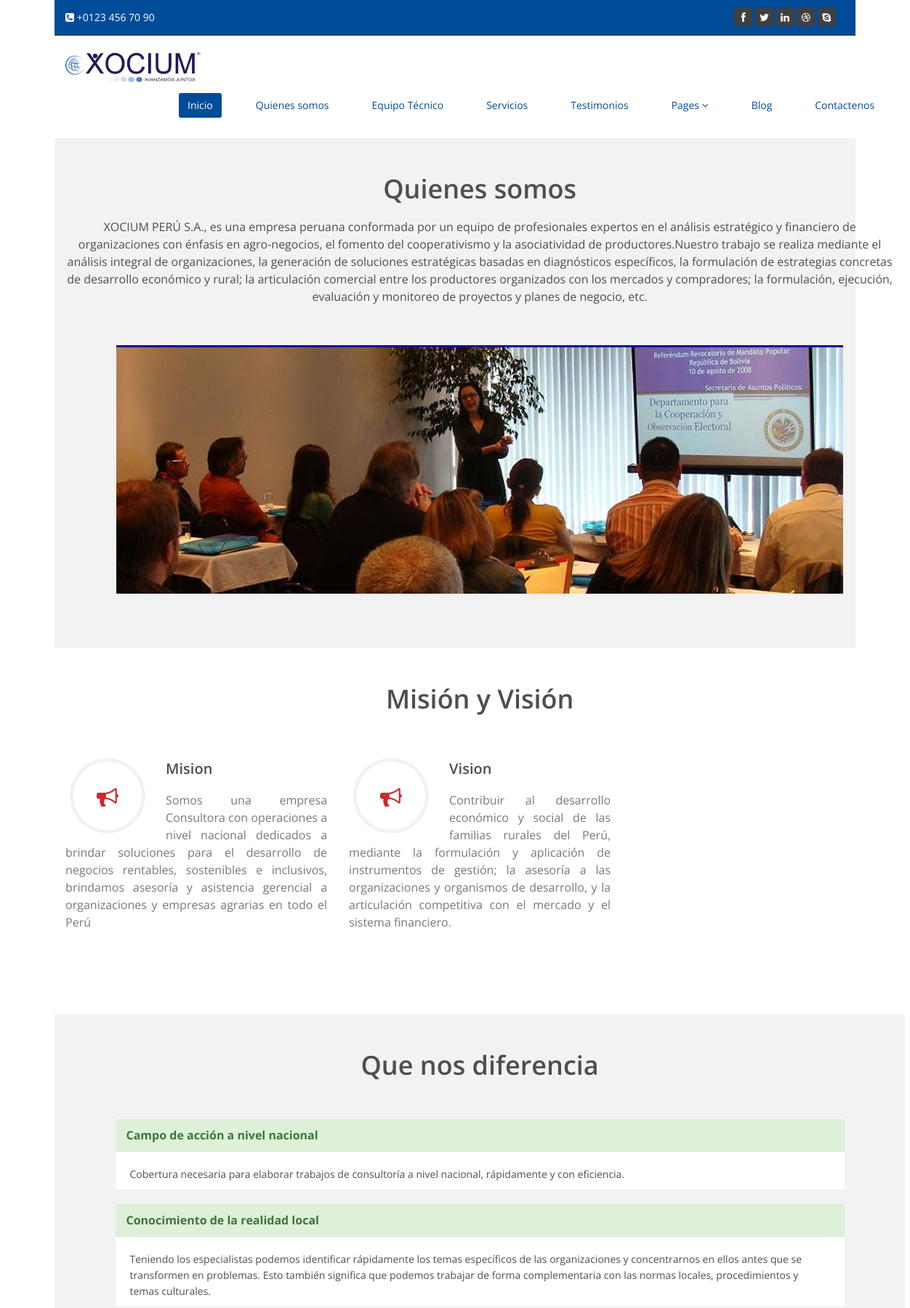
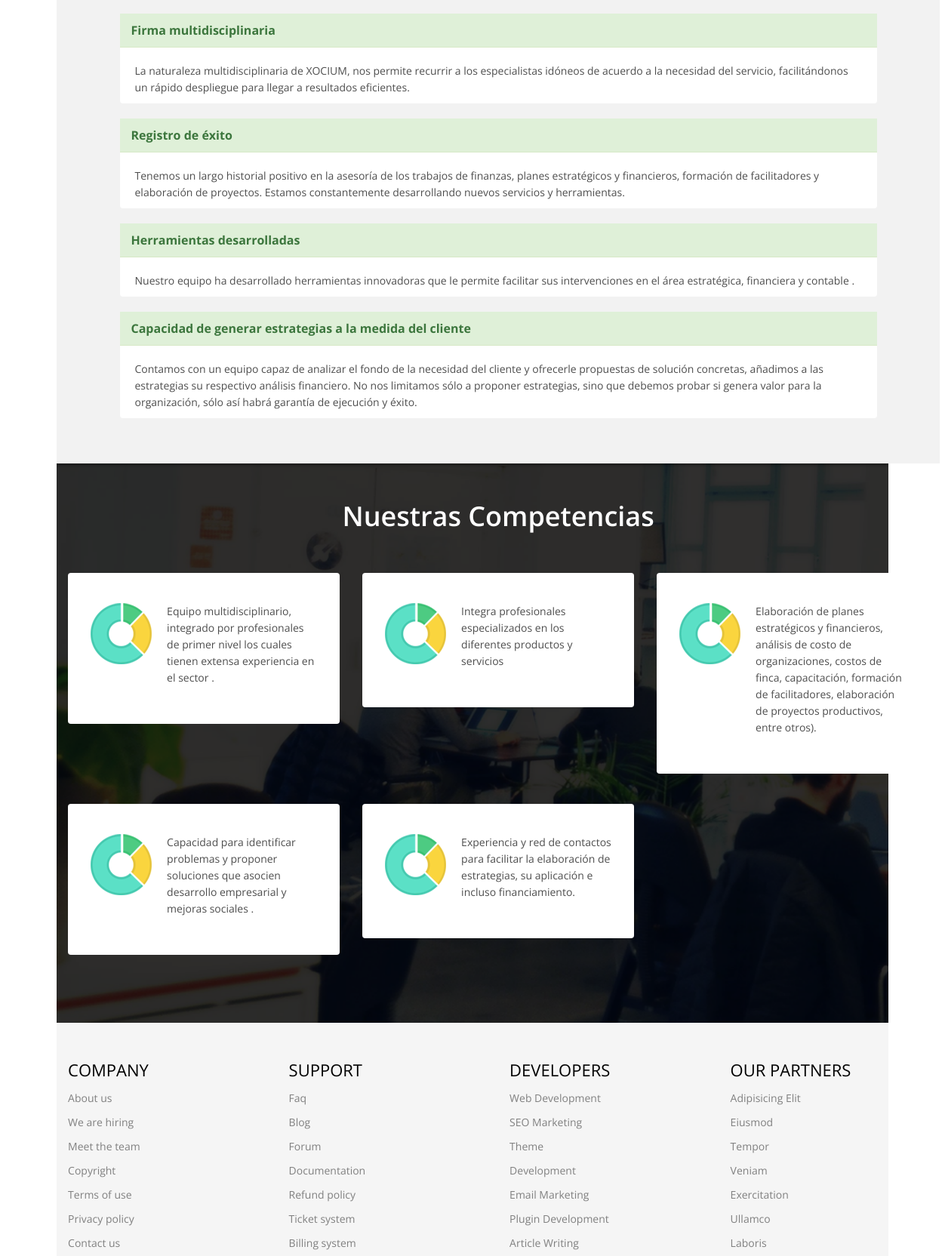
Page /index.php/web/somos (upper part) on the committed database (2 pictures, top to bottom).
### tables this page shows
CREATE TABLE `ventaja` (
  `id_ventaja` int(11) NOT NULL AUTO_INCREMENT,
  `nombre_ventaja` varchar(255) DEFAULT NULL,
  `descripcion` text,
  `img` varchar(255) DEFAULT NULL,
  `estado` smallint(6) DEFAULT NULL,
  PRIMARY KEY (`id_ventaja`)
);

CREATE TABLE `competencia` (
  `id_competencia` int(11) NOT NULL AUTO_INCREMENT,
  `descripcion` varchar(255) DEFAULT NULL,
  `img` varchar(255) DEFAULT NULL,
  `estado` smallint(6) DEFAULT NULL,
  PRIMARY KEY (`id_competencia`)
);

### application/libraries/Layout.php (called while the page is built, shortened)
<?php if ( ! defined('BASEPATH') ) exit('No direct script access allowed');
class Layout
{
	private $CI;
	public $layout		= 'default';
	public function __construct($layout = 'default')
	{
		$this->CI		=& get_instance();
		$this->layout	= $layout;
	}
	function setLayout($layout)
	{
		$this->layout	= $layout;
	}
	function view($view = null, $data = null, $return = false)
	{
		$layout			= "layouts/{$this->layout}";
		$vista			= (substr($view, 0, 1) == '/' ? $view : "{$this->CI->router->directory}{$this->CI->router->class}/{$view}");
		$load_view		= array('content_for_layout' => $this->CI->load->view($vista, $data, true));
		if ( $return )
			return $this->CI->load->view($layout, $load_view, true);
		else
			$this->CI->load->view($layout, $load_view, false);
	}
}

### application/controllers/Web.php (called while the page is built, shortened)
<?php
class Web extends Base
{
	 public function __construct()
    {
        $this->layout->setLayout('webtpl');
    }
    public function somos(){
           $ventajas=$this->all("ventaja");
            $competencia=$this->all("competencia");
       		$this->layout->view('somos',compact("data"));
    }
}
?>

### index.php (called while the page is built, shortened)
<?php
require_once BASEPATH.'core/CodeIgniter.php';

### application/models/Bases.php (called while the page is built, shortened)
<?php
	class Bases extends CI_Model
	{
	public function all($table){
		$query = $this->db->get_where($table,['estado' =>'0']);
        return $query->result();
	}
	}
?>

### application/controllers/Base.php (called while the page is built, shortened)
<?php
class Base extends CI_Controller
{
    public function all($table){
    		return $this->Model_Base->all($table);
    }
}
?>

### application/views/web/somos.php (the view)
 <section id="feature" >
        <div class="container">
           <div class="center wow fadeInDown">
                <h2>Quienes somos</h2>
                <p class="lead">
                	<?php
echo $data["descripcion"];
?>
                </div>
<div class="center wow fadeInDown">
                 <img class="img-responsive" style="display:inline" src="<?php echo $this->config->item('base_archivos_url');?>images/baner3.jpg">
                </div>
        </div>
    </section>
<section id="recent-works">
        <div class="container">
            <div class="center wow fadeInDown">
                <h2>Misión y Visión</h2>
 </div>
            <div class="row">
                <div class="features">
                    <div class="col-md-4 col-sm-6 wow fadeInDown" data-wow-duration="1000ms" data-wow-delay="600ms">
                        <div class="feature-wrap">
                            <i class="fa fa-bullhorn"></i>
                            <h2>Mision</h2>
                            <h3 style="text-align: justify;"  > <?php
  echo $data["mision"];;
?></div>
                    </div>
                 <div class="col-md-4 col-sm-6 wow fadeInDown" data-wow-duration="1000ms" data-wow-delay="600ms">
                        <div class="feature-wrap">
                            <i class="fa fa-bullhorn"></i>
                            <h2>Vision</h2>
                            <h3 style="text-align: justify;"  > <?php
 echo $data["vision"];
?></div>
                    </div>
                </div>
            </div>
        </div>
    </section>
      <section id="feature" class="container">
        <div class="blog">
            <div class="row">
            	<div class="center wow fadeInDown">
                <h2>Que nos diferencia</h2>
 </div>
                <div class="col-md-12">
                      <?php foreach ($data['ventaja'] as $key   ) { ?>
                        <div class="panel panel-success" style="background-color:white;margin-left:6%;
  margin-right: 6%;">
    <div class="panel-heading">
      <h3 class="panel-title"><b><?php echo $key->nombre_ventaja; ?></b></h3>
    </div>
    <div class="panel-body">
      <?php echo $key->descripcion; ?>
    </div>
  </div>
<?php	} ;
                	?>
                    </div>
            </div>
         </div>
    </section>
<section id="services" class="service-item">
	   <div class="container">
            <div class="center wow fadeInDown">
                <h2>Nuestras Competencias</h2>
                 </div>
            <div class="row">
            		<?php foreach ($data['competencia'] as $keyx   ) { ?>
                <div class="col-sm-6 col-md-4">
                    <div class="media services-wrap wow fadeInDown">
                        <div class="pull-left">
                            <img class="img-responsive" src="<?php echo $this->config->item('base_archivos_url');?>images/services/services1.png">
                        </div>
                        <div class="media-body">
                            <p> <?php echo $keyx->descripcion; ?></p>
                        </div>
                    </div>
                </div>
                <?php	} ;
                	?>
            </div>
        </div>
    </section>

### public/css/main.css (style rules this page uses)
body { background: #fff; font-family: 'Open Sans', sans-serif; color:#4e4e4e; line-height: 22px; margin-left:6%; margin-right: 6%; }
h1, h2, h3, h4, h5, h6 { font-weight: 600; font-family: 'Open Sans', sans-serif; color:#4e4e4e; }
h2 { font-size: 20px; }
h3 { font-size: 16px; color: #787878; font-weight: 400; line-height: 24px; }
.center h2 { font-size: 36px; margin-top: 0; margin-bottom: 20px; }
.media>.pull-left { margin-right: 20px; }
body > section { padding: 50px 0; }
.center { text-align: center; padding-bottom: 35px; }
.lead { font-size: 16px; line-height: 24px; font-weight: 400; }
#feature { background: #f2f2f2; padding-bottom: 40px; }
.features { padding: 0; }
.feature-wrap { margin-bottom: 35px; overflow: hidden; }
.feature-wrap h2 { margin-top: 10px; }
.feature-wrap i { font-size: 30px; height: 110px; width: 110px; margin: 3px; border-radius: 100%; line-height: 110px; text-align:center; background: #ffffff; color: #c52d2f; border: 3px solid #ffffff; box-shadow: inset 0 0 0 5px #f2f2f2; -webkit-box-shadow: inset 0 0 0 5px #f2f2f2; -webkit-transition: 500ms; -moz-transition: 500ms; -o-transition: 500ms; transition: 500ms; float: left; margin-right: 25px; }
#recent-works { padding-bottom: 70px; }
#services { background: #000 url(../images/services/bg_services.png); background-size: cover; }
#services .lead, #services h2 { color: #fff; }
.services-wrap { padding: 40px 30px; background: #fff; border-radius: 4px; margin: 0 0 40px; }
.services-wrap .pull-left { margin-right: 20px; }
.panel-default>.panel-heading, .panel { background-color: #e6e6e6; border:0 none; box-shadow:none; }
.panel-body { padding: 20px 20px 10px; }
.panel-heading { border-radius: 0; }

### rows in the picture
ventaja: nombre_ventaja "Campo de acción a nivel nacional", descripcion "Cobertura necesaria para elaborar trabajos de consultoría a nivel nacional, rápidamente y con eficiencia."
ventaja: nombre_ventaja "Conocimiento de la realidad local", descripcion "Teniendo los especialistas podemos identificar rápidamente los temas específicos de las organizaciones y concentrarnos en ellos antes que se transformen en problemas. Esto también significa que podemos trabajar de forma complementaria con las normas locales, procedimientos y temas culturales."
ventaja: nombre_ventaja "Firma multidisciplinaria", descripcion "La naturaleza multidisciplinaria de XOCIUM, nos permite recurrir a los especialistas idóneos de acuerdo a la necesidad del servicio, facilitándonos un rápido despliegue para llegar a resultados eficientes."
ventaja: nombre_ventaja "Registro de éxito", descripcion "Tenemos un largo historial positivo en la asesoría de los trabajos de finanzas, planes estratégicos y financieros, formación de facilitadores y elaboración de proyectos. Estamos constantemente desarrollando nuevos servicios y herramientas."
ventaja: nombre_ventaja "Herramientas desarrolladas", descripcion "Nuestro equipo ha desarrollado herramientas innovadoras que le permite facilitar sus intervenciones en el área estratégica, financiera y contable ."
ventaja: nombre_ventaja "Capacidad de generar estrategias a la medida del cliente", descripcion "Contamos con un equipo capaz de analizar el fondo de la necesidad del cliente y ofrecerle propuestas de solución concretas, añadimos a las estrategias su respectivo análisis financiero. No nos limitamos sólo a proponer estrategias, sino que debemos probar si genera valor para la organización, sólo así habrá garantía de ejecución y éxito."
competencia: descripcion "Equipo multidisciplinario, integrado por profesionales de primer nivel los cuales tienen extensa experiencia en el sector ."
competencia: descripcion "Integra profesionales especializados en los diferentes productos y servicios"
competencia: descripcion "Elaboración de planes estratégicos y financieros, análisis de costo de organizaciones, costos de finca, capacitación, formación de facilitadores, elaboración de proyectos productivos, entre otros)."
competencia: descripcion "Capacidad para identificar problemas y proponer soluciones que asocien desarrollo empresarial y mejoras sociales ."
competencia: descripcion "Experiencia y red de contactos para facilitar la elaboración de estrategias, su aplicación e incluso financiamiento."
